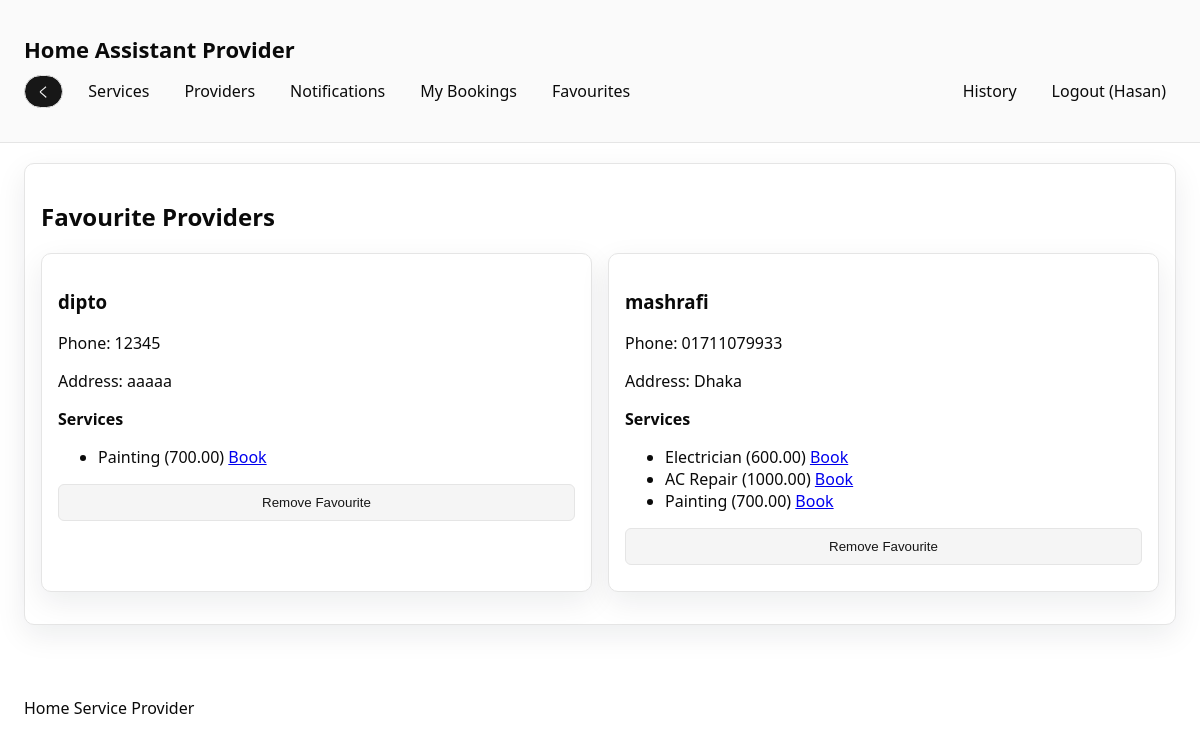
The app's page /favourites.php (signed in) with its own data.
### tables this page shows
CREATE TABLE `users` (
  `user_id` int(11) NOT NULL,
  `name` varchar(100) DEFAULT NULL,
  `email` varchar(100) DEFAULT NULL,
  `password` varchar(255) DEFAULT NULL,
  `phone` varchar(20) DEFAULT NULL,
  `address` text DEFAULT NULL,
  `role` varchar(20) DEFAULT NULL,
  `flag` tinyint(1) DEFAULT NULL,
  `nid_card` varchar(50) DEFAULT NULL,
  `nid_file` varchar(255) DEFAULT NULL,
  `verification_status` varchar(50) DEFAULT NULL,
  `balance` decimal(10,2) NOT NULL DEFAULT 0.00,
  `created_at` datetime NOT NULL DEFAULT current_timestamp(),
  `admin_id` int(11) DEFAULT NULL
);

CREATE TABLE `service` (
  `service_id` int(11) NOT NULL,
  `service_category` varchar(100) DEFAULT NULL,
  `price_per_hour` decimal(10,2) DEFAULT NULL
);

### includes/auth.php (called while the page is built, shortened)
<?php
require_once __DIR__ . "/../DBconnect.php";
require_once __DIR__ . "/functions.php";
function current_user($conn) {
    $user_id = (int)$_SESSION["user_id"];
    $stmt = db_query($conn, "SELECT * FROM users WHERE user_id = ? LIMIT 1", "i", [$user_id]);
    $result = $stmt->get_result();
    return $result->fetch_assoc();
}
function is_admin() {
    return ($_SESSION["role"] ?? "") === "admin";
}
function is_customer() {
    return ($_SESSION["role"] ?? "") === "customer";
}
?>

### includes/functions.php (called while the page is built, shortened)
<?php
function e($value) {
    return htmlspecialchars($value ?? "", ENT_QUOTES, "UTF-8");
}
function db_query($conn, $sql, $types = "", $params = []) {
    $stmt = $conn->prepare($sql);
    if ($types !== "" && !empty($params)) {
        $stmt->bind_param($types, ...$params);
    }
    if (!$stmt->execute()) {
        return false;
    }
    return $stmt;
}
?>

### favourites.php (the view, shortened to what this page needs)
<?php
require_once __DIR__ . "/includes/header.php";
$stmt = db_query(
    $conn,
    "SELECT u.user_id, u.name, u.phone, u.address, u.verification_status, s.service_id, s.service_category, s.price_per_hour
     FROM favourite f
     LEFT JOIN users u ON u.user_id = f.provider_id
     LEFT JOIN offers o ON o.provider_id = u.user_id
     LEFT JOIN service s ON s.service_id = o.service_id
     WHERE f.customer_id = ? AND u.role = 'provider' AND u.verification_status = 'verified'",
    "i",
    [$_SESSION["user_id"]]
);
$favourites = $stmt ? $stmt->get_result() : false;
$provider_map = [];
if ($favourites) {
    while ($row = $favourites->fetch_assoc()) {
        $provider_id = (int)$row["user_id"];
        if (!isset($provider_map[$provider_id])) {
            $provider_map[$provider_id] = [
                "user_id" => $provider_id,
                "name" => $row["name"],
                "phone" => $row["phone"],
                "address" => $row["address"],
                "services" => [],
            ];
        }
        if (!empty($row["service_id"])) {
            $provider_map[$provider_id]["services"][] = [
                "service_id" => (int)$row["service_id"],
                "service_category" => $row["service_category"],
                "price_per_hour" => $row["price_per_hour"],
            ];
        }
    }
}
?>
<div class="card">
    <h2>Favourite Providers</h2>
    <?php if (!empty($provider_map)): ?>
        <div class="grid">
            <?php foreach ($provider_map as $provider): ?>
                <div class="card">
                    <h3><?php echo e($provider["name"]); ?></h3>
                    <p>Phone: <?php echo e($provider["phone"]); ?></p>
                    <p>Address: <?php echo e($provider["address"]); ?></p>
                    <div>
                        <strong>Services</strong>
                        <?php if (!empty($provider["services"])): ?>
                            <ul>
                                <?php foreach ($provider["services"] as $service): ?>
                                    <li>
                                        <?php echo e($service["service_category"]); ?>
                                        (<?php echo e($service["price_per_hour"]); ?>)
                                        <a href="booking_create.php?provider_id=<?php echo (int)$provider["user_id"]; ?>&service_id=<?php echo (int)$service["service_id"]; ?>">Book</a>
                                    </li>
                                <?php endforeach; ?>
                            </ul>
                        <?php else: ?>
                            <p>No services listed.</p>
                        <?php endif; ?>
                    </div>
                    <form method="post" style="margin-bottom: 10px;">
                        <button class="secondary" type="submit">Remove Favourite</button>
                    </form>
                </div>
            <?php endforeach; ?>
        </div>
    <?php else: ?>
        <p>No favourites yet.</p>
    <?php endif; ?>
</div>
<?php require_once __DIR__ . "/includes/footer.php"; ?>

### includes/header.php (shortened to what this page needs)
<?php
require_once __DIR__ . "/auth.php";
$user = current_user($conn);
$current_page = basename($_SERVER['PHP_SELF']);
?>
<!DOCTYPE html>
<html lang="en">
<head>
    <link rel="stylesheet" href="assets/style.css">
</head>
<body>
<?php if ($current_page !== 'index.php'): ?>
<header class="site-header">
    <div class="container">
        <h1 class="logo">Home Assistant Provider</h1>
        <nav class="nav">
            <div class="nav-left">
                <button type="button" class="back-button" onclick="history.back()">く</button>
                <?php if ($user): ?>
                    <a href="services.php">Services</a>
                    <a href="providers.php">Providers</a>
                    <?php if (is_customer()): ?>
                    <a href="notifications.php">Notifications</a>
                    <?php endif; ?>
                    <?php if (is_customer()): ?>
                        <a href="bookings.php">My Bookings</a>
                    <?php endif; ?>
                    <?php if (is_customer()): ?>
                    <a href="favourites.php">Favourites</a>
                    <?php endif; ?>
                <?php endif; ?>
            </div>
            <div class="nav-right">
                <?php if ($user): ?>
                    <?php if (!is_admin()): ?>
                        <a href="history.php">History</a>
                    <?php endif; ?>
                    <a href="logout.php">Logout (<?php echo e($user["name"] ?? "User"); ?>)</a>
                <?php else: ?>
                    <a href="login.php">Login</a>
                    <a href="register.php">Register</a>
                <?php endif; ?>
            </div>
        </nav>
    </div>
</header>
<main class="container">
<?php endif; ?>

### assets/style.css (style rules this page uses)
:root { --radius: 0.625rem; --background: oklch(1 0 0); --foreground: oklch(0.145 0 0); --card: oklch(1 0 0); --card-foreground: oklch(0.145 0 0); --popover: oklch(1 0 0); --popover-foreground: oklch(0.145 0 0); --primary: oklch(0.205 0 0); --primary-foreground: oklch(0.985 0 0); --secondary: oklch(0.97 0 0); --secondary-foreground: oklch(0.205 0 0); --muted: oklch(0.97 0 0); --muted-foreground: oklch(0.556 0 0); --accent: oklch(0.97 0 0); --accent-foreground: oklch(0.205 0 0); --destructive: oklch(0.577 0.245 27.325); --border: oklch(0.922 0 0); --input: oklch(0.922 0 0); --ring: oklch(0.708 0 0); --chart-1: oklch(0.646 0.222 41.116); --chart-2: oklch(0.6 0.118 184.704); --chart-3: oklch(0.398 0.07 227.392); --chart-4: oklch(0.828 0.189 84.429); --chart-5: oklch(0.769 0.188 70.08); --sidebar: oklch(0.985 0 0); --sidebar-foreground: oklch(0.145 0 0); --sidebar-primary: oklch(0.205 0 0); --sidebar-primary-foreground: oklch(0.985 0 0); --sidebar-accent: oklch(0.97 0 0); --sidebar-accent-foreground: oklch(0.205 0 0); --sidebar-border: oklch(0.922 0 0); --sidebar-ring: oklch(0.708 0 0); }
* { box-sizing: border-box; border-color: var(--border); }
body { font-family: "Segoe UI", Tahoma, Geneva, Verdana, sans-serif; margin: 0; background: var(--background); color: var(--foreground); }
.container { width: 100%; margin: 0 auto; padding: 20px 24px; }
.site-header { background: var(--sidebar); color: var(--sidebar-foreground); padding: 14px 0; border-bottom: 1px solid var(--sidebar-border); }
.logo { margin: 0; font-size: 22px; color: var(--sidebar-foreground); }
.nav { margin-top: 10px; display: flex; gap: 12px; flex-wrap: wrap; align-items: center; }
.nav a { color: var(--sidebar-foreground); text-decoration: none; font-weight: 500; padding: 6px 10px; border-radius: 999px; transition: background 0.2s ease, color 0.2s ease; }
.nav { display: flex; justify-content: space-between; align-items: center; }
.nav-left, .nav-right { display: flex; align-items: center; gap: 15px; }
.card { background: var(--card); color: var(--card-foreground); padding: 16px; border-radius: var(--radius); box-shadow: 0 10px 30px rgba(15, 23, 42, 0.08); margin-bottom: 16px; border: 1px solid var(--border); }
.grid { display: grid; gap: 16px; grid-template-columns: repeat(auto-fit, minmax(240px, 1fr)); }
form { display: grid; gap: 12px; }
button { padding: 10px 16px; border: 1px solid transparent; background: var(--primary); color: var(--primary-foreground); border-radius: calc(var(--radius) - 4px); cursor: pointer; transition: transform 0.2s ease, box-shadow 0.2s ease, background 0.2s ease; }
button.secondary { background: var(--secondary); color: var(--secondary-foreground); border-color: var(--border); }
.back-button { display: inline-flex; align-items: center; gap: 8px; padding: 6px 12px; border-radius: 999px; background: var(--sidebar-primary); color: var(--sidebar-primary-foreground); border: 1px solid var(--sidebar-border); }

### records on screen
users: name "Hasan"
users: name "dipto", phone "12345", address "aaaaa", service_category "Painting", price_per_hour "700.00"
users: service.service_category "Electrician", service.price_per_hour "600.00", service.service_category "AC Repair", service.price_per_hour "1000.00"

### other values on screen
$provider["name"] "mashrafi"
$provider["phone"] "01711079933"
$provider["address"] "Dhaka"
$service["service_category"] "Painting"
$service["price_per_hour"] "700.00"
